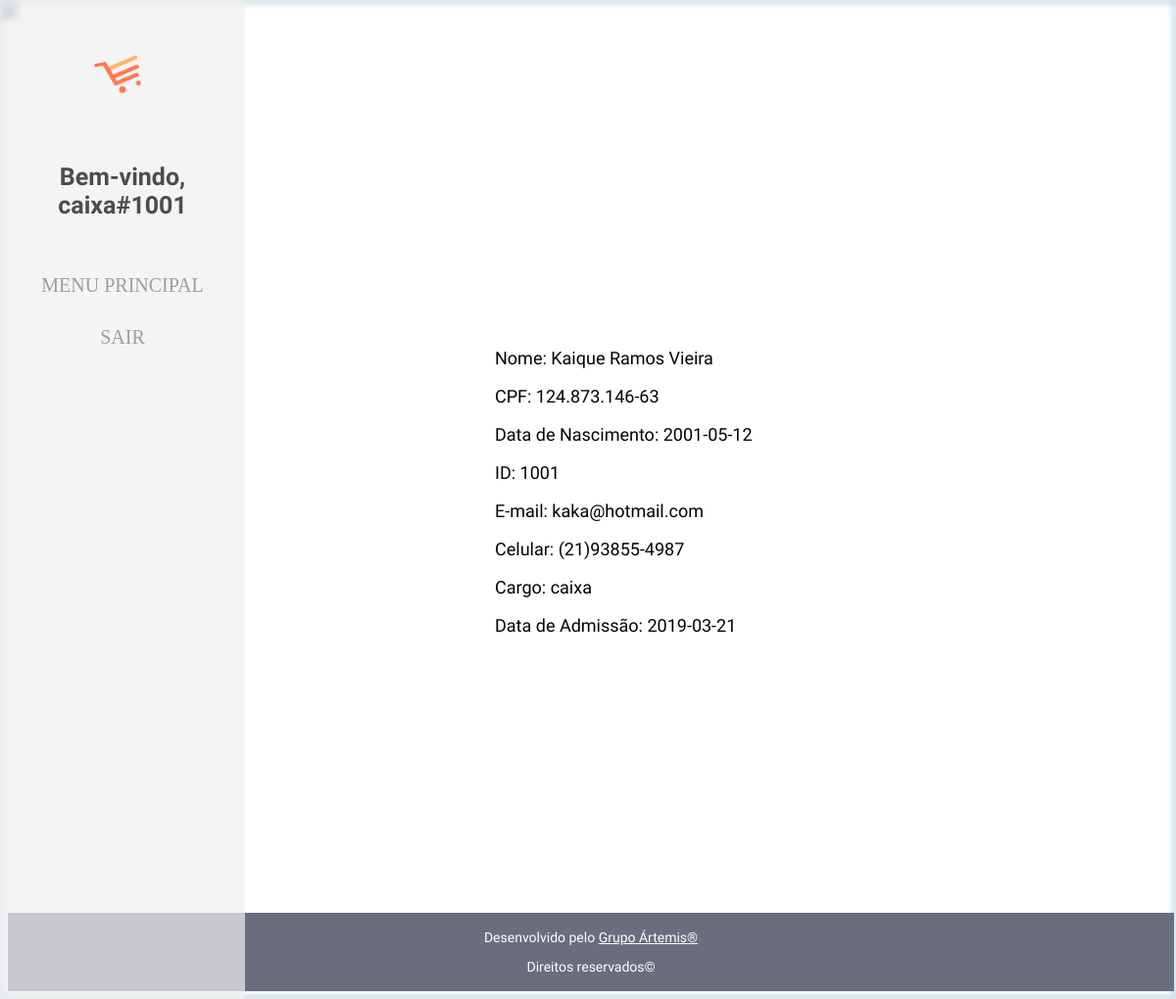
Page /func/dados_func.php (signed in) on the committed database.
### tables this page shows
CREATE TABLE IF NOT EXISTS `tbfuncionarios` (
  `nome_func` varchar(255) NOT NULL,
  `cpf_func` varchar(14) NOT NULL,
  `nasc_func` date NOT NULL,
  `adms_func` date NOT NULL,
  `cargo` varchar(13) NOT NULL,
  `senha_func` varchar(8) NOT NULL,
  `email_func` varchar(100) NOT NULL,
  `cel_func` varchar(14) NOT NULL,
  `id_func` int(11) NOT NULL AUTO_INCREMENT,
  PRIMARY KEY (`id_func`)
);

### func/dados_func.php (the view, shortened to what this page needs)
<!DOCTYPE html>
<html>
<head>
	<link rel="stylesheet" href="\mercadodelivery/css/scripts-style.css"/>
</head>
<body>
	<?php
	require('bdconexion.php');
	$logado = $_SESSION['email'];
	$pesq = mysqli_query($conn, "SELECT * FROM tbfuncionarios WHERE '$logado' = id_func;");
	$check = mysqli_num_rows($pesq);
	if ($check >= 1){
		while ($dados = mysqli_fetch_assoc($pesq)){
			$nome = $dados['nome_func'];
			$nasc = $dados['nasc_func'];
			$cpf = $dados['cpf_func'];
			$adms = $dados['adms_func'];
			$cargo = $dados['cargo'];
			$email = $dados['email_func'];
			$cel_func = $dados['cel_func'];
			$id_func = $dados['id_func'];
		}
	}
?>
	<nav id="navbar">
    <header>        <center>    <a href='\mercadodelivery/index.php'><figure><img src='\mercadodelivery/imagens/logo.png' id='logo' width='120'/></figure></a></center>
<?php
    	echo "<h1>Bem-vindo, $cargo#$id_func</h1></header>";
 ?>
       <ul>
       <li><a href="\mercadodelivery/scripts/area_cliente.php">MENU PRINCIPAL</a></li>
        <li><a href='\mercadodelivery/scripts/logout.php'>SAIR</a></li>
    </ul>
  </nav>
	<div class='conteudo'>
	<?php
	echo "<p>Nome: $nome</p>
	<p>CPF: $cpf</p>
	<p>Data de Nascimento: $nasc</p>
	<p>ID: $id_func</p>
	<p>E-mail: $email</p>
	<p>Celular: $cel_func</p>
	<p>Cargo: $cargo</p>
	<p>Data de Admissão: $adms</p>
	";
	?>
			</div>
</body>
<footer>
		<center>
		<p>Desenvolvido pelo <a href=''>Grupo Ártemis&reg;</a></p>
		<p>Direitos reservados&copy;</p>
		</center>
	</footer>
</html>

### css/scripts-style.css (style rules this page uses)
html, body { width: 100%; height: 100%; display: flex; margin: 0; padding: 0; background: #E5E5E5; }
ul li a { text-decoration: none; display: block; padding: 0px; }
#navbar li { list-style: none; }
#navbar h1 { font-family: 'Solway', serif; font-size: 25px; }
#navbar { font-size: 20px; text-align: center; background-color: #f0f0f0; position: fixed; min-width: 250px; top: 0px; left: 0px; opacity: 0.7; width: 100px; height: 100%; border-color: rgba(0, 22, 22, 0.4); text-align: center; }
#logo { opacity: 1.0; z-index: 1; position: relative; left: 0px; top: 0px; }
footer { font-family: 'Solway', serif; color: #FFFFFF; font-size: 14px; width: 100%; padding: 3px; margin: 932px 0px 0px 0px; background-color: #696D7D; position: static; bottom: 0px; }
footer a { color: white; }
.conteudo { width: 400px; position: absolute; top: 35%; margin-top: -25px; left: 50%; margin-left: -100px; padding: 5px; font-family: 'Solway', serif; font-size: 18px; border-radius: 15px; background-color: #fff; text-align: justify: }
nav ul { padding: 0 20px; border-radius: 10px; list-style: none; position: relative; display: inline-table; }
nav ul:after { content: ""; clear: both; display: block; }
nav ul li a { display: block; padding: 15px 20px; color: #757575; text-decoration: none; }

### rows in the picture
tbfuncionarios: cargo "caixa", id_func "1001", nome_func "Kaique Ramos Vieira", cpf_func "124.873.146-63", nasc_func "2001-05-12", email_func "kaka@hotmail.com", cel_func "(21)93855-4987", adms_func "2019-03-21"
